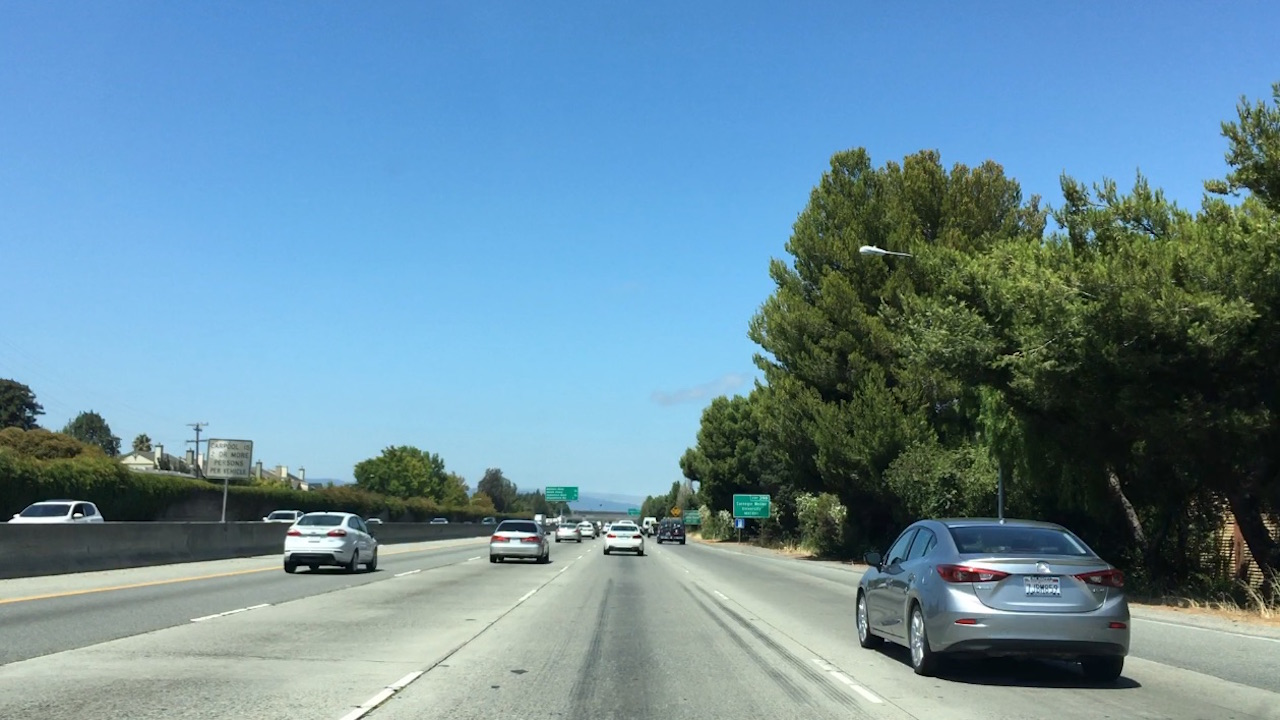
#> input picture CarND-Vehicle-Detection-P5/test_images/bbox-example-image.jpg, 1280 x 720 px
$ jupyter execute --allow-errors 'object detection codes.ipynb'   (older library calls are emulated)
#> lines starting #> are read from the running program, lines starting #| are printed output that depends on the picture
# Project 5: Vehicle Detection and Tracking

## The Goal of this Project
In this project, the goal is to write a software pipeline to identify vehicles in a video from a front-facing camera on a car.

[cell 1]
import numpy as np
import cv2
import matplotlib.pyplot as plt
import matplotlib.image as mpimg
import glob

## Histograms of Color

[cell 2]
image = mpimg.imread('test_images/bbox-example-image.jpg')
#> image is the input picture: shape (720, 1280, 3); mean R, G, B 105, 140.8, 158.7

# Define a function to compute color histogram features
def color_hist(img, nbins=32, bins_range=(0, 256)):
    # Compute the histogram of the RGB channels separately
#> called with nbins = 32, bins_range = (0, 256)
    rhist = np.histogram(img[:,:,0], bins=nbins, range=bins_range)
    ghist = np.histogram(img[:,:,1], bins=nbins, range=bins_range)
    bhist = np.histogram(img[:,:,2], bins=nbins, range=bins_range)
    # Generating bin centers
    bin_edges = rhist[1]
#> bin_edges = 33 values from 0 to 256
    bin_centers = (bin_edges[1:]  + bin_edges[0:len(bin_edges)-1])/2
#> bin_centers = 32 values from 4 to 252
    # Concatenate the histograms into a single feature vector
    hist_features = np.concatenate((rhist[0], ghist[0], bhist[0]))
#> hist_features = 96 values, max 107361 at index 93, min 916 at index 32, mean 28800
    # Return the individual histograms, bin_centers and feature vector
    return rhist, ghist, bhist, bin_centers, hist_features

rh, gh, bh, bincen, feature_vec = color_hist(image, nbins=32, bins_range=(0, 256))
#> bincen = 32 values from 4 to 252; feature_vec has the same summary as hist_features in color_hist

# Plot a figure with all three bar charts
if rh is not None:
    fig = plt.figure(figsize=(12,3))
    plt.subplot(131)
    plt.bar(bincen, rh[0])
    plt.xlim(0, 256)
    plt.title('R Histogram')
    plt.subplot(132)
    plt.bar(bincen, gh[0])
    plt.xlim(0, 256)
    plt.title('G Histogram')
    plt.subplot(133)
    plt.bar(bincen, bh[0])
    plt.xlim(0, 256)
    plt.title('B Histogram')
    fig.tight_layout()
else:
    print('Your function is returning None for at least one variable...')
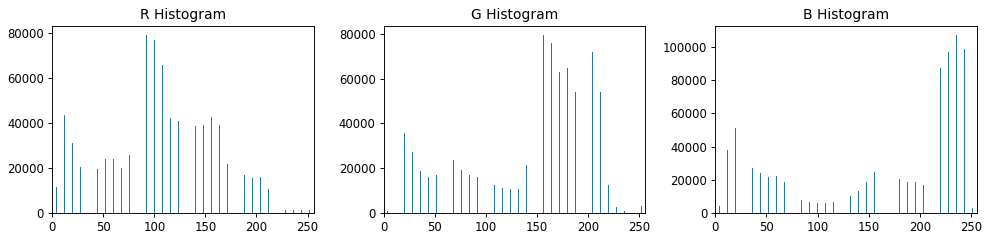
#> figure drawn by matplotlib, 3 panels; panel 1: tallest bar 79331 high, from x = 91.6 to 92.4; panel 2: tallest bar 79665 high, from x = 155.6 to 156.4; panel 3: tallest bar 107361 high, from x = 235.6 to 236.4

## Explore Color Spaces

[cell 3]
from mpl_toolkits.mplot3d import Axes3D

def plot3d(pixels, colors_rgb, axis_labels=list("RGB"), axis_limits=((0, 255), (0, 255), (0, 255))):
    """Plot pixels in 3D."""

    # Create figure and 3D axes
    fig = plt.figure(figsize=(8, 8))
    ax = Axes3D(fig)

    # Set axis limits
    ax.set_xlim(*axis_limits[0])
    ax.set_ylim(*axis_limits[1])
    ax.set_zlim(*axis_limits[2])

    # Set axis labels and sizes
    ax.tick_params(axis='both', which='major', labelsize=14, pad=8)
    ax.set_xlabel(axis_labels[0], fontsize=16, labelpad=16)
    ax.set_ylabel(axis_labels[1], fontsize=16, labelpad=16)
    ax.set_zlabel(axis_labels[2], fontsize=16, labelpad=16)

    # Plot pixel values with colors given in colors_rgb
    ax.scatter(
        pixels[:, :, 0].ravel(),
        pixels[:, :, 1].ravel(),
        pixels[:, :, 2].ravel(),
        c=colors_rgb.reshape((-1, 3)), edgecolors='none')

    return ax  # return Axes3D object for further manipulation

# Read a color image
img = cv2.imread("test_images/000275.png")
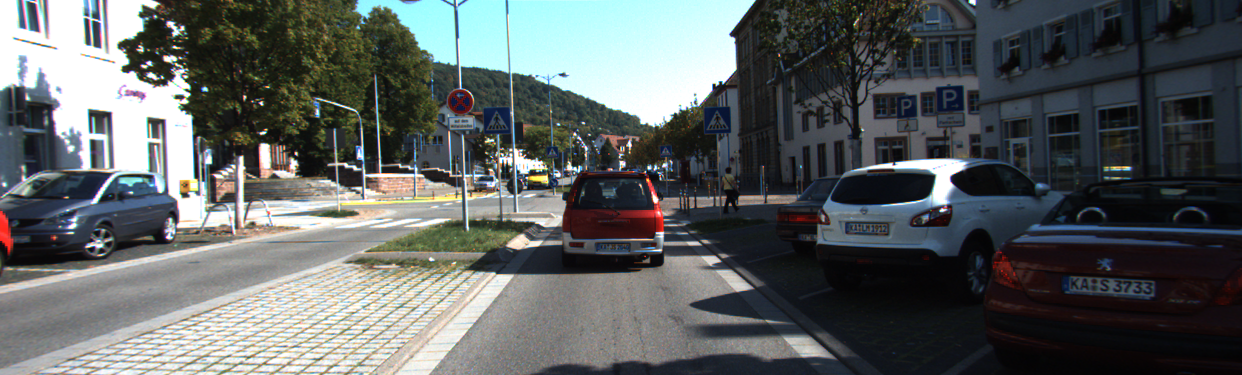
#> input picture CarND-Vehicle-Detection-P5/test_images/000275.png, 1242 x 375 px
#> img is the input picture: shape (375, 1242, 3); mean B, G, R 96.5, 96.6, 91.8

# Select a small fraction of pixels to plot by subsampling it
scale = max(img.shape[0], img.shape[1], 64) / 64  # at most 64 rows and columns
img_small = cv2.resize(img,
                       (np.int(img.shape[1] / scale), np.int(img.shape[0] / scale)),
                       interpolation=cv2.INTER_NEAREST)

# Convert subsampled image to desired color space(s)
img_small_RGB = cv2.cvtColor(img_small, cv2.COLOR_BGR2RGB)  # OpenCV uses BGR, matplotlib likes RGB
img_small_HSV = cv2.cvtColor(img_small, cv2.COLOR_BGR2HSV)
img_small_rgb = img_small_RGB / 255.  # scaled to [0, 1], only for plotting

# Plot and show
plot3d(img_small_RGB, img_small_rgb)
plt.show()

plot3d(img_small_HSV, img_small_rgb, axis_labels=list("HSV"))
plt.show()

## Spatial Binning of Color

[cell 4]
# Read in an image
# You can also read cutout2, 3, 4 etc. to see other examples
image = mpimg.imread('test_images/cutout1.jpg')
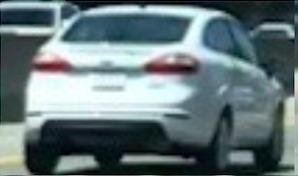
#> input picture CarND-Vehicle-Detection-P5/test_images/cutout1.jpg, 298 x 176 px
#> image is the input picture: shape (176, 298, 3); mean R, G, B 101.8, 119.2, 122.4
#> (the rest of the program and of its run is left out)
